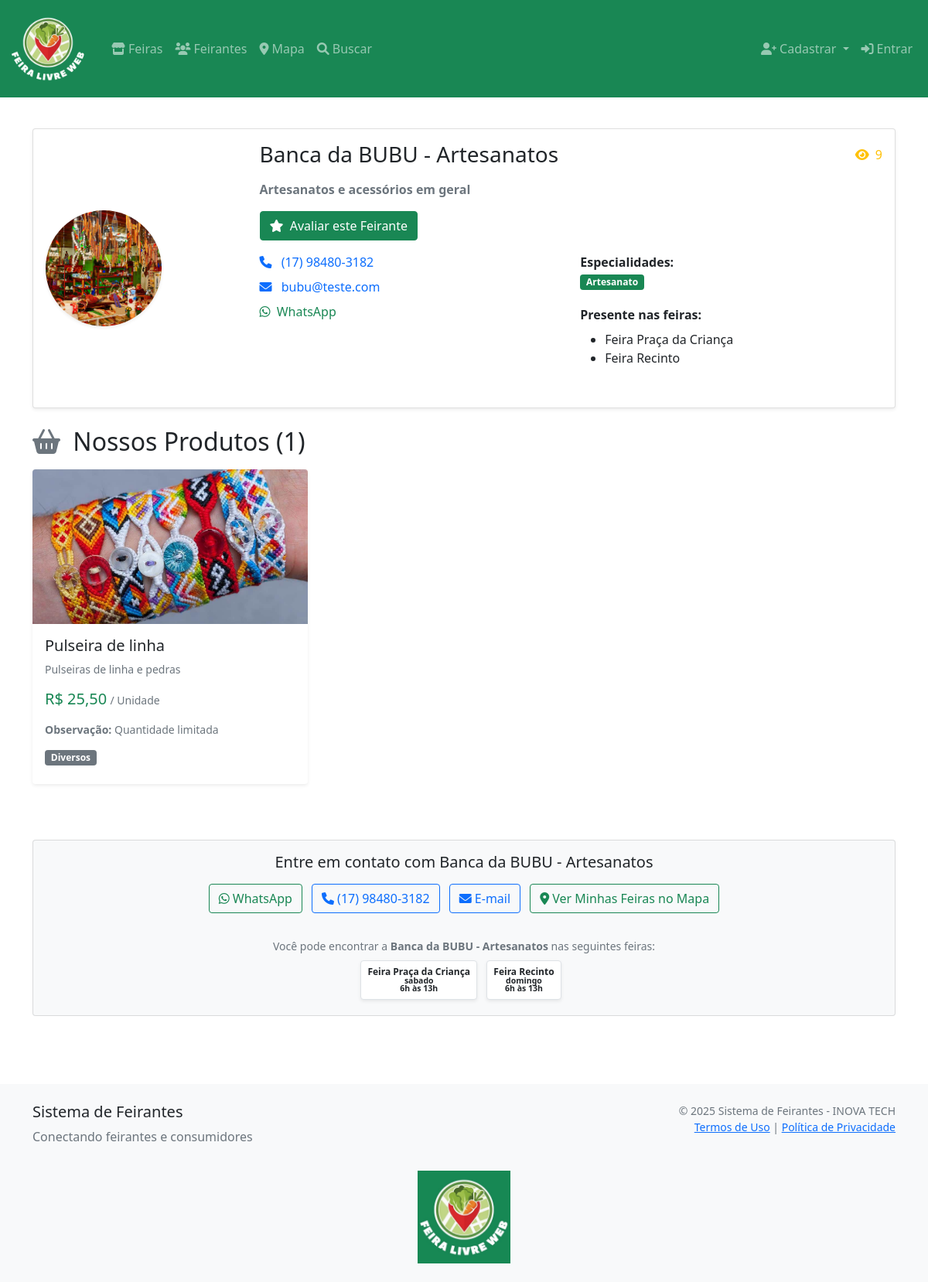
Screenshot of /feirantes/loja/banca-da-bubu-artesanatos/ with the database file from the repository.
### feirantes/models.py (models this page shows, shortened)
class Feirante(models.Model):
    usuario = models.OneToOneField(
        User, on_delete=models.CASCADE, related_name='feirante')
    nome_comercial = models.CharField(max_length=200)
    cpf = models.CharField(max_length=14, unique=True)
    telefone = models.CharField(max_length=20)
    whatsapp = models.CharField(max_length=20, blank=True)
    email = models.EmailField(unique=True)
    endereco = models.TextField(blank=True)
    cidade = models.CharField(max_length=100, blank=True)
    estado = models.CharField(max_length=2, blank=True)
    cep = models.CharField(max_length=9, blank=True)
    descricao = models.TextField(blank=True)
    foto = models.ImageField(upload_to='feirantes/', blank=True, null=True)
    especialidades = models.ManyToManyField(
        Especialidade, blank=True,
        help_text="Principais produtos/especialidades")
    feiras = models.ManyToManyField(
        Feira,
        blank=True,
        help_text="Feiras onde o feirante participa",
        related_name="feirantes"
    )
    subdominio = models.SlugField(
        max_length=100, unique=True,
        help_text="URL da loja: site.com/loja/[subdominio]")
    instagram = models.CharField(max_length=100, blank=True)
    facebook = models.CharField(max_length=100, blank=True)
    ativo = models.BooleanField(default=True)
    verificado = models.BooleanField(default=False)
    criado_em = models.DateTimeField(auto_now_add=True)
    atualizado_em = models.DateTimeField(auto_now=True)
    views = models.PositiveIntegerField(default=0)
    class Meta:
        verbose_name = 'Feirante'
        verbose_name_plural = 'Feirantes'
        ordering = ['nome_comercial']
    @property
    def telefone_formatado(self):
        if not self.telefone:
            return ""
        numero = self.telefone
        if numero.startswith('55'):
            numero = numero[2:]
        if len(numero) == 11:
            return f"({numero[:2]}) {numero[2:7]}-{numero[7:]}"
        elif len(numero) == 10:
            return f"({numero[:2]}) {numero[2:6]}-{numero[6:]}"
        return numero

class Especialidade(models.Model):
    nome = models.CharField(max_length=100, unique=True)
    descricao = models.TextField(blank=True)
    ativo = models.BooleanField(default=True)
    criado_em = models.DateTimeField(auto_now_add=True)
    class Meta:
        verbose_name = 'Especialidade'
        verbose_name_plural = 'Especialidades'
        ordering = ['nome']

class Feira(models.Model):
    DIAS_SEMANA = [
        ('segunda', 'Segunda-feira'),
        ('terca', 'Terça-feira'),
        ('quarta', 'Quarta-feira'),
        ('quinta', 'Quinta-feira'),
        ('sexta', 'Sexta-feira'),
        ('sabado', 'Sábado'),
        ('domingo', 'Domingo'),
        ('segunda_quarta', 'Segunda e Quarta'),
        ('terca_quinta', 'Terça e Quinta'),
        ('segunda_quinta', 'Segunda a Quinta'),
        ('segunda_sexta', 'Segunda a Sexta'),
        ('sabado_domingo', 'Finais de Semana'),
        ('todos_dias', 'Todos os dias'),
    ]
    nome = models.CharField(max_length=200)
    endereco = models.TextField()
    cidade = models.CharField(max_length=100)
    estado = models.CharField(max_length=2)
    cep = models.CharField(max_length=9, blank=True)
    latitude = models.DecimalField(
        max_digits=10, decimal_places=7, blank=True, null=True)
    longitude = models.DecimalField(
        max_digits=10, decimal_places=7, blank=True, null=True)
    dias_funcionamento = models.CharField(
        max_length=20, choices=DIAS_SEMANA, default='sabado')
    horario_funcionamento = models.CharField(
        max_length=100, blank=True, help_text="Ex: 7h às 12h")
    ativa = models.BooleanField(default=True)
    criado_em = models.DateTimeField(auto_now_add=True)
    atualizado_em = models.DateTimeField(auto_now=True)
    class Meta:
        verbose_name = 'Feira'
        verbose_name_plural = 'Feiras'
        ordering = ['nome']

class Produto(models.Model):
    feirante = models.ForeignKey(Feirante, on_delete=models.CASCADE)
    categoria = models.ForeignKey(
        Categoria, on_delete=models.SET_NULL, null=True, blank=True)
    nome = models.CharField(max_length=200)
    descricao = models.TextField(blank=True)
    preco = models.DecimalField(
        max_digits=8, decimal_places=2, blank=True, null=True,
        help_text="Preço em reais")
    unidade = models.CharField(
        max_length=50, blank=True, help_text="Ex: kg, unidade, dúzia, maço")
    organico = models.BooleanField(default=False)
    producao_propria = models.BooleanField(default=True)
    foto = models.ImageField(upload_to='produtos/', blank=True, null=True)
    disponivel = models.BooleanField(default=True)
    estoque_limitado = models.BooleanField(default=False)
    observacoes = models.TextField(
        blank=True, help_text="Informações adicionais sobre disponibilidade")
    criado_em = models.DateTimeField(auto_now_add=True)
    atualizado_em = models.DateTimeField(auto_now=True)
    class Meta:
        verbose_name = 'Produto'
        verbose_name_plural = 'Produtos'
        ordering = ['-criado_em']

class Categoria(models.Model):
    nome = models.CharField(max_length=100, unique=True)
    descricao = models.TextField(blank=True)
    ativo = models.BooleanField(default=True)
    criado_em = models.DateTimeField(auto_now_add=True)
    class Meta:
        verbose_name = 'Categoria'
        verbose_name_plural = 'Categorias'
        ordering = ['nome']

### feirantes/views.py (the view)
# urls.py: path('loja/<slug:subdominio>/', views.loja_feirante, name='loja_feirante'),
def loja_feirante(request, subdominio):
    feirante: Feirante = get_object_or_404(
        Feirante, subdominio=subdominio, ativo=True
    )
    produtos = Produto.objects.filter(
        feirante=feirante, disponivel=True
    ).select_related('categoria')
    viewed_key = f"viewed_feirante_{feirante.id}"  # type: ignore
    if viewed_key not in request.session:
        if (
            not request.user.is_authenticated
            or not hasattr(request.user, 'feirante')
            or request.user.feirante.id != feirante.id  # type: ignore
        ):
            Feirante.objects.filter(subdominio=subdominio).update(
                views=F('views') + 1
            )
            request.session[viewed_key] = True  # Marca como visualizado
    return render(request, 'feirantes/loja.html', {
        'feirante': feirante,
        'produtos': produtos
    })

### feirantes/templates/feirantes/loja.html (shortened to what this page needs)
{% extends 'feirantes/base.html' %}
{% load static %}
{% block content %}
<div class="container py-3">
    <div class="card shadow-sm mb-4">
        <div class="card-body">
            <div class="row align-items-center text-center text-md-start">
                <div class="col-md-3 mb-3 mb-md-0">
                    {% if feirante.foto %}
                    <img src="{{ feirante.foto.url }}" class="img-fluid rounded-circle shadow-sm"
                        alt="{{ feirante.nome_comercial }}" style="width: 150px; height: 150px; object-fit: cover;">
                    {% else %}
                    <div class="bg-success text-white rounded-circle d-inline-flex align-items-center justify-content-center shadow-sm"
                        style="width: 150px; height: 150px;">
                        <i class="fas fa-store" style="font-size: 3rem;"></i>
                    </div>
                    {% endif %}
                </div>
                <div class="col-md-9">
                    <div class="d-flex justify-content-between align-items-center flex-wrap">
                        <h1 class="h3 mb-0">{{ feirante.nome_comercial }}</h1>
                        <span class="text-warning mt-2 mt-md-0">
                            <i class="fas fa-eye me-1"></i> {{ feirante.views }}
                        </span>
                    </div>
                    {% if feirante.descricao %}
                    <p class="text-muted mt-3"><strong>{{ feirante.descricao }}</strong></p>
                    {% endif %}
                    <div class="mt-2">
                        <a href="{% url 'feirantes:avaliar_feirante' feirante.id %}" class="btn btn-success">
                            <i class="fas fa-star me-1"></i> Avaliar este Feirante
                        </a>
                    </div>
                    <div class="row mt-3">
                        <div class="col-md-6">
                            {% if feirante.telefone %}
                            <p class="mb-2">
                                <i class="fas fa-phone text-primary me-2"></i>
                                <a href="tel:{{ feirante.telefone }}" class="text-decoration-none">
                                    {{ feirante.telefone_formatado }}
                                </a>
                            </p>
                            {% endif %}
                            {% if feirante.email %}
                            <p class="mb-2">
                                <i class="fas fa-envelope text-primary me-2"></i>
                                <a href="mailto:{{ feirante.email }}" class="text-decoration-none">
                                    {{ feirante.email }}
                                </a>
                            </p>
                            {% endif %}
                            {% if feirante.whatsapp %}
                            <a href="https://wa.me/55{{ feirante.whatsapp }}"
                                onclick="window.open(this.href, '_blank', 'noopener,noreferrer'); return false;"
                                class="text-success text-decoration-none">
                                <i class="fab fa-whatsapp me-1"></i> WhatsApp
                            </a>
                            {% else %}
                            <button class="btn btn-secondary btn-sm" disabled>
                                <i class="fab fa-whatsapp me-1"></i> WhatsApp indisponível
                            </button>
                            {% endif %}
                        </div>
                        <div class="col-md-6 mt-3 mt-md-0">
                            {% if feirante.especialidades.all %}
                            <p class="mb-1"><strong>Especialidades:</strong></p>
                            <div>
                                {% for especialidade in feirante.especialidades.all %}
                                <span class="badge bg-success me-1 mb-1">{{ especialidade.nome }}</span>
                                {% endfor %}
                            </div>
                            {% endif %}
                            {% if feirante.feiras.all %}
                            <p class="mb-2 mt-3"><strong>Presente nas feiras:</strong></p>
                            <ul class="mb-2 mt-1">
                                {% for feira in feirante.feiras.all %}
                                <li>{{ feira.nome }}</li>
                                {% empty %}
                                <li>Não participa de nenhuma feira.</li>
                                {% endfor %}
                            </ul>
                            <div>
                                {% for feira in feirante.feiras.all %}
                                <span class="badge bg-outline-primary me-1 mb-1">
                                    <i class="fas fa-map-marker-alt me-1"></i>{{ feira.nome }}
                                </span>
                                {% endfor %}
                            </div>
                            {% endif %}
                        </div>
                    </div>
                </div>
            </div>
        </div>
    </div>
    {% if produtos %}
    <h2 class="mb-3">
        <i class="fas fa-shopping-basket text-secondary me-2"></i>
        Nossos Produtos ({{ produtos.count }})
    </h2>
    <div class="row">
        {% for produto in produtos %}
        <div class="col-12 col-sm-6 col-lg-4 mb-4">
            <div class="card h-100 shadow-sm border-0 hover-shadow">
                {% if produto.foto %}
                <img src="{{ produto.foto.url }}" class="card-img-top rounded-top" alt="{{ produto.nome }}"
                    style="height: 200px; object-fit: cover;">
                {% else %}
                <div class="card-img-top bg-light d-flex align-items-center justify-content-center"
                    style="height: 200px;">
                    <i class="fas fa-apple-alt text-muted" style="font-size: 3rem;"></i>
                </div>
                {% endif %}
                <div class="card-body">
                    <h5 class="card-title">{{ produto.nome }}</h5>
                    {% if produto.descricao %}
                    <p class="card-text text-muted small">
                        {{ produto.descricao|truncatewords:15 }}
                    </p>
                    {% endif %}
                    <div class="mb-3">
                        {% if produto.preco %}
                        <span class="h5 text-success">R$ {{ produto.preco }}</span>
                        {% endif %}
                        {% if produto.unidade %}
                        <small class="text-muted">/ {{ produto.unidade }}</small>
                        {% endif %}
                    </div>
                    {% if produto.observacoes %}
                    <p class="text-muted small">
                        <strong>Observação:</strong> {{ produto.observacoes }}
                    </p>
                    {% endif %}
                    {% if produto.categoria %}
                    <span class="badge bg-secondary mb-2">{{ produto.categoria.nome }}</span>
                    {% endif %}
                </div>
            </div>
        </div>
        {% endfor %}
    </div>
    {% endif %}
    <div class="card bg-light mt-5">
        <div class="card-body text-center">
            <h5>Entre em contato com {{ feirante.nome_comercial }}</h5>
            <div class="mt-3">
                {% if feirante.whatsapp %}
                <a href="https://wa.me/55{{ feirante.whatsapp }}"
                    onclick="window.open(this.href, '_blank', 'noopener,noreferrer'); return false;"
                    class="btn btn-outline-success me-2 mb-2">
                    <i class="fab fa-whatsapp me-1"></i>WhatsApp
                </a>
                {% endif %}
                {% if feirante.telefone %}
                <a href="tel:{{ feirante.telefone }}" class="btn btn-outline-primary me-2 mb-2">
                    <i class="fas fa-phone me-1"></i>{{ feirante.telefone_formatado }}
                </a>
                {% endif %}
                {% if feirante.email %}
                <a href="mailto:{{ feirante.email }}" class="btn btn-outline-primary me-2 mb-2">
                    <i class="fas fa-envelope me-1"></i>E-mail
                </a>
                {% endif %}
                <a href="{% url 'feirantes:mapa_feiras_feirante' feirante.subdominio %}"
                    class="btn btn-outline-success mb-2">
                    <i class="fas fa-map-marker-alt me-1"></i>Ver Minhas Feiras no Mapa
                </a>
            </div>
            {% if feirante.feiras.all %}
            <div class="mt-4">
                <small class="text-muted">
                    Você pode encontrar a <strong>{{ feirante.nome_comercial }}</strong> nas seguintes feiras:
                </small>
                <div class="mt-2">
                    {% for feira in feirante.feiras.all %}
                    <div class="badge bg-white text-dark border me-2 mb-1 p-2 shadow-sm">
                        <strong>{{ feira.nome }}</strong>
                        {% if feira.dias_funcionamento %}
                        <br><small>{{ feira.dias_funcionamento }}</small>
                        {% endif %}
                        {% if feira.horario_funcionamento %}
                        <br><small>{{ feira.horario_funcionamento }}</small>
                        {% endif %}
                    </div>
                    {% endfor %}
                </div>
            </div>
            {% endif %}
        </div>
    </div>
</div>
{% endblock %}

### rows the page displays
Feirante: foto (picture), nome_comercial "Banca da BUBU - Artesanatos", views "9", descricao "Artesanatos e acessórios em geral", telefone_formatado "(17) 98480-3182", email "bubu@teste.com"
Especialidade: nome "Artesanato"
Feira: nome "Feira Praça da Criança", dias_funcionamento "sabado", horario_funcionamento "6h às 13h"
Feira: nome "Feira Recinto", dias_funcionamento "domingo", horario_funcionamento "6h às 13h"
Produto: foto (picture), nome "Pulseira de linha", descricao "Pulseiras de linha e pedras", preco "25,50", unidade "Unidade", observacoes "Quantidade limitada", categoria.nome "Diversos"

### other values shown
{{ produtos.count }} "1"
